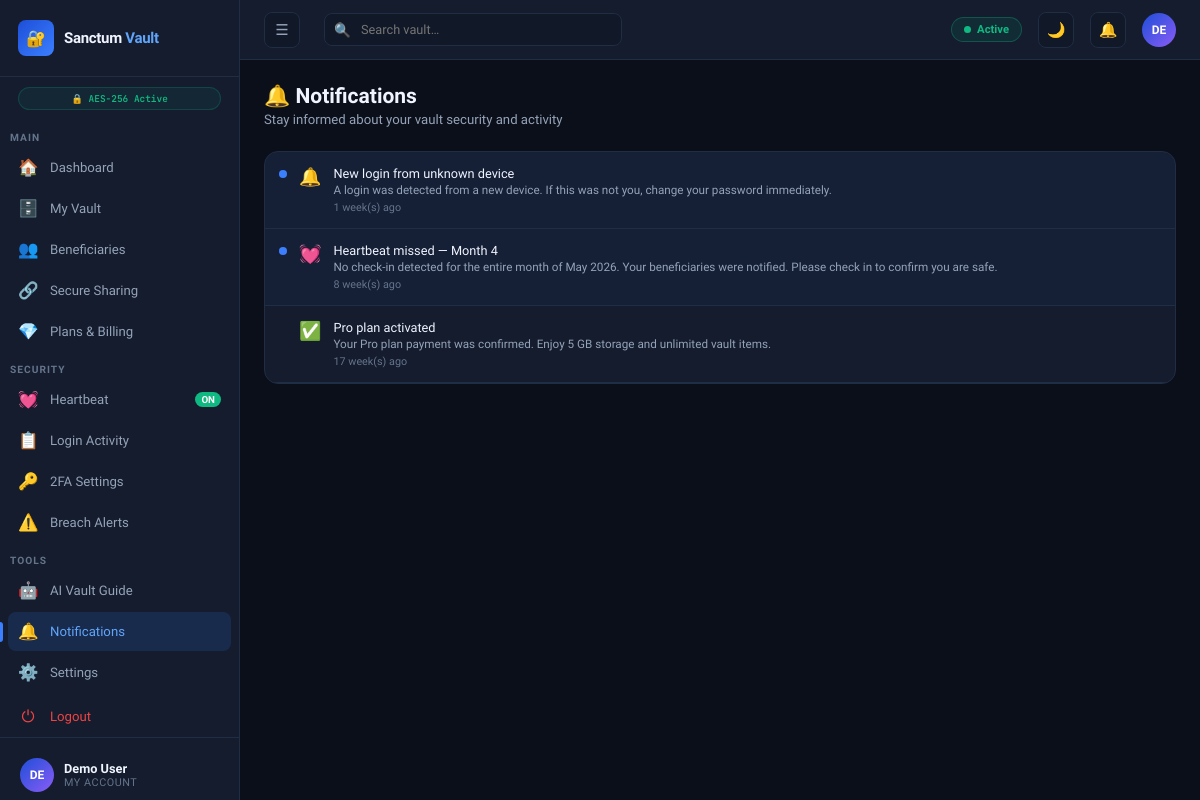
The app's page /notifications (signed in) with its own data.
### sanctum-vault/database.py (models this page shows)
class Notification(db.Model):
    __tablename__ = 'notifications'
    id         = db.Column(db.Integer, primary_key=True)
    user_id    = db.Column(db.Integer, db.ForeignKey('users.id'), nullable=False)
    title      = db.Column(db.String(200), nullable=False)
    message    = db.Column(db.Text,        default='')
    icon       = db.Column(db.String(10),  default='🔔')
    category   = db.Column(db.String(30),  default='general')
    is_read    = db.Column(db.Boolean,     default=False)
    created_at = db.Column(db.DateTime,    default=datetime.utcnow)
    @property
    def time_ago(self):
        diff = datetime.utcnow() - self.created_at
        if diff.total_seconds() < 3600: return f'{int(diff.total_seconds()/60)}m ago'
        if diff.days == 0:              return f'{int(diff.total_seconds()/3600)}h ago'
        if diff.days < 7:               return f'{diff.days} days ago'
        return f'{diff.days//7} week(s) ago'

### sanctum-vault/app.py (the view)
@app.route('/notifications')
@login_required
def notifications():
    notifs = Notification.query.filter_by(user_id=session['user_id']).order_by(Notification.created_at.desc()).limit(30).all()
    Notification.query.filter_by(user_id=session['user_id'], is_read=False).update({'is_read': True})
    db.session.commit()
    return render_template('notifications.html', notifications=notifs)

### sanctum-vault/app.py (called while the page is built)
def login_required(f):
    from functools import wraps
    @wraps(f)
    def decorated(*args, **kwargs):
        if 'user_id' not in session:
            return redirect(url_for('login'))
        return f(*args, **kwargs)
    return decorated

### sanctum-vault/templates/notifications.html (shortened to what this page needs)
{% extends "app_shell.html" %}
{% set active_page = 'notifications' %}
{% block content %}
<div class="page-header">
  <h1>🔔 Notifications</h1>
  <p>Stay informed about your vault security and activity</p>
</div>
<div class="card" style="padding:0;overflow:hidden">
  {% if notifications %}
  {% for n in notifications %}
  <div class="notif-item {% if not n.is_read %}unread{% endif %}">
    {% if not n.is_read %}<div class="notif-unread-dot"></div>{% else %}<div style="width:8px"></div>{% endif %}
    <div style="font-size:1.2rem">{{ n.icon }}</div>
    <div class="notif-body">
      <div class="notif-title">{{ n.title }}</div>
      <div class="notif-msg">{{ n.message }}</div>
      <div class="notif-time">{{ n.time_ago }}</div>
    </div>
  </div>
  {% endfor %}
  {% else %}
  <div style="text-align:center;padding:60px 20px;color:var(--text3)">
    <div style="font-size:3rem;margin-bottom:16px">🔔</div>
    <div style="font-size:.9rem">No notifications yet.</div>
  </div>
  {% endif %}
</div>
{% endblock %}

### sanctum-vault/static/css/main.css (style rules this page uses)
*,*::before,*::after { box-sizing:border-box;margin:0;padding:0 }
:root { --bg:#0b0f1a;--bg2:#111827;--bg3:#1a2235;--card:#141c2e;--card2:#1e2a40; --border:#1f2d45;--border2:#2a3d58;--accent:#3b7fff;--accent2:#60a5fa; --accent3:#1d4ed8;--teal:#0d9488;--teal2:#14b8a6;--green:#10b981; --red:#ef4444;--amber:#f59e0b;--purple:#8b5cf6;--text:#f0f4ff; --text2:#94a3b8;--text3:#64748b;--font:'Sora',sans-serif; --mono:'JetBrains Mono',monospace;--r:10px;--r2:14px; --sh:0 4px 24px rgba(0,0,0,.4); }
html { font-size:15px;scroll-behavior:smooth }
body { font-family:var(--font);background:var(--bg);color:var(--text);min-height:100vh;overflow-x:hidden }
.page-header { margin-bottom:24px }
.page-header h1 { font-size:1.4rem;font-weight:700;margin-bottom:4px }
.page-header p { color:var(--text2);font-size:.88rem }
.card { background:var(--card);border:1px solid var(--border);border-radius:var(--r2);padding:20px }
.notif-item { display:flex;align-items:flex-start;gap:12px;padding:14px;border-bottom:1px solid var(--border);cursor:pointer;transition:background .2s }
.notif-item.unread { background:rgba(59,127,255,.04) }
.notif-unread-dot { width:8px;height:8px;background:var(--accent);border-radius:50%;flex-shrink:0;margin-top:4px }
.notif-body { flex:1 }
.notif-title { font-size:.85rem;font-weight:500;margin-bottom:2px }
.notif-msg { font-size:.78rem;color:var(--text2);margin-bottom:4px }
.notif-time { font-size:.72rem;color:var(--text3) }

### records on screen
Notification: is_read False (drawn), icon "🔔", title "New login from unknown device", message "A login was detected from a new device. If this was not you, change your password immediately.", time_ago "1 week(s) ago"
Notification: is_read False (drawn), icon "💓", title "Heartbeat missed — Month 4", message "No check-in detected for the entire month of May 2026. Your beneficiaries were notified. Please check in to confirm you are safe.", time_ago "8 week(s) ago"
Notification: icon "✅", title "Pro plan activated", message "Your Pro plan payment was confirmed. Enjoy 5 GB storage and unlimited vault items.", time_ago "17 week(s) ago"

### other values on screen
{{ session.user_name[:2]|upper }} "DE"
{{ session.user_name }} "Demo User"
